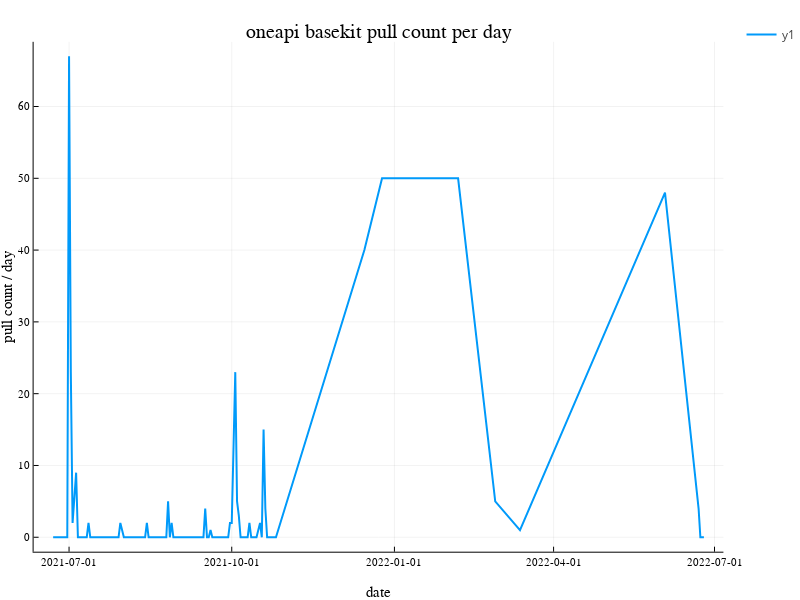

The cell this chart's notebook holds for it:
### Code cell
@df dlkit plot(
    :date,
    :pull_count_per_day,
    lw=2,
    title="oneapi basekit pull count per day",
    xlabel="date",
    ylabel="pull count / day",
    size=(800, 600)
)

### Figure 1 — Plotly figure (JSON) as saved in the notebook; plotly's stock layout.template omitted (floating-point values rounded to 4 significant figures; data arrays with more than 128 entries replaced by an {"elided": "..."} marker saying what was removed)
{"data": [{"colorbar": {"title": ""}, "legendgroup": "y1", "line": {"color": "rgba(0, 154, 250, 1.000)", "dash": "solid", "shape": "linear", "width": 2}, "mode": "lines", "name": "y1", "showlegend": true, "type": "scatter", "x": {"elided": "133 int values"}, "xaxis": "x", "y": {"elided": "133 int values"}, "yaxis": "y", "zmax": null, "zmin": null}], "layout": {"annotations": [{"font": {"color": "rgba(0, 0, 0, 1.000)", "family": "sans-serif", "size": 20}, "rotation": 0, "showarrow": false, "text": "oneapi basekit pull count per day", "x": 0.5207, "xanchor": "center", "xref": "paper", "y": 1, "yanchor": "top", "yref": "paper"}], "height": 600, "legend_position": {"bgcolor": "rgba(255, 255, 255, 1.000)", "bordercolor": "rgba(0, 0, 0, 1.000)", "borderwidth": 1, "font": {"color": "rgba(0, 0, 0, 1.000)", "family": "sans-serif", "size": 11}, "title": {"font": {"color": "rgba(0, 0, 0, 1.000)", "family": "sans-serif", "size": 15}, "text": ""}, "tracegroupgap": 0, "traceorder": "normal", "x": 1, "xanchor": "auto", "y": 1, "yanchor": "auto"}, "margin": {"b": 20, "l": 0, "r": 0, "t": 20}, "paper_bgcolor": "rgba(255, 255, 255, 1.000)", "plot_bgcolor": "rgba(255, 255, 255, 1.000)", "showlegend": true, "width": 800, "xaxis": {"anchor": "y", "domain": [0.04624, 0.9951], "gridcolor": "rgba(0, 0, 0, 0.100)", "gridwidth": 0.5, "linecolor": "rgba(0, 0, 0, 1.000)", "mirror": false, "range": [738000.0, 738300.0], "showgrid": true, "showline": true, "showticklabels": true, "tickangle": 0, "tickcolor": "rgb(0, 0, 0)", "tickfont": {"color": "rgba(0, 0, 0, 1.000)", "family": "sans-serif", "size": 11}, "tickmode": "array", "ticks": "inside", "ticktext": ["2021-07-01", "2021-10-01", "2022-01-01", "2022-04-01", "2022-07-01"], "tickvals": [737972, 738064, 738156, 738246, 738337], "title": "date", "titlefont": {"color": "rgba(0, 0, 0, 1.000)", "family": "sans-serif", "size": 15}, "type": "-", "visible": true, "zeroline": false, "zerolinecolor": "rgba(0, 0, 0, 1.000)"}, "yaxis": {"anchor": "x", "domain": [0.05054, 0.961], "gridcolor": "rgba(0, 0, 0, 0.100)", "gridwidth": 0.5, "linecolor": "rgba(0, 0, 0, 1.000)", "mirror": false, "range": [-2.01, 69.01], "showgrid": true, "showline": true, "showticklabels": true, "tickangle": 0, "tickcolor": "rgb(0, 0, 0)", "tickfont": {"color": "rgba(0, 0, 0, 1.000)", "family": "sans-serif", "size": 11}, "tickmode": "array", "ticks": "inside", "ticktext": ["0", "10", "20", "30", "40", "50", "60"], "tickvals": [0, 10, 20, 30, 40, 50, 60], "title": "pull count / day", "titlefont": {"color": "rgba(0, 0, 0, 1.000)", "family": "sans-serif", "size": 15}, "type": "-", "visible": true, "zeroline": false, "zerolinecolor": "rgba(0, 0, 0, 1.000)"}}}
